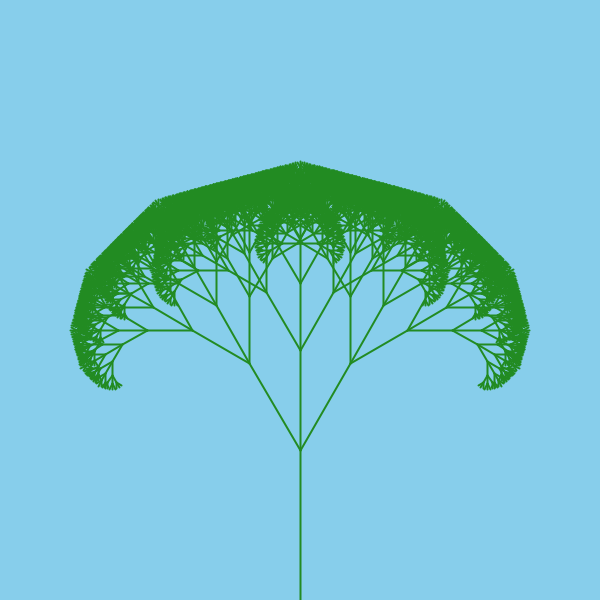
Frame 1 (no input)
Frame 60 (the mouse pressed at the canvas centre just before this capture): identical to frame 1, image omitted
Frame 120 (the mouse held since frame 60 and released just before this capture): identical to frame 1, image omitted

The Processing sketch that drew this single still picture (run headless with seeded random() and noise(); from frame 60 on, the mouse is pressed at the canvas centre):

// Processing sketch: genuary9
// ── genuary9.pde
// #genuary2023
// #genuary9

// JAN. 9: Plants
// Code by: khanhf-ng820

float angle = 30;

void setup() {
  size(600, 600);
}

void draw() {
  background(135, 206, 235);
  stroke(34, 139, 34);
  strokeWeight(2);
  translate(width/2, height);
  tree(150);
}

void tree(float len) {
  line(0, 0, 0, -len);
  translate(0, -len);
  if (len > 8){
    push();
    rotate(radians(angle));
    tree(len * 2/3);
    pop();
    
    push();
    tree(len * 2/3);
    pop();
    
    push();
    rotate(radians(-angle));
    tree(len * 2/3);
    pop();
  }
}
